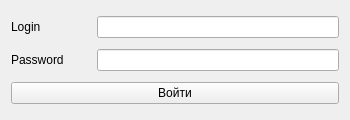
<?xml version="1.0" encoding="UTF-8"?>
<ui version="4.0">
 <class>Form</class>
 <widget class="QWidget" name="Form">
  <property name="geometry">
   <rect>
    <x>0</x>
    <y>0</y>
    <width>350</width>
    <height>120</height>
   </rect>
  </property>
  <property name="minimumSize">
   <size>
    <width>350</width>
    <height>120</height>
   </size>
  </property>
  <property name="maximumSize">
   <size>
    <width>350</width>
    <height>120</height>
   </size>
  </property>
  <property name="windowTitle">
   <string>Form</string>
  </property>
  <property name="windowOpacity">
   <double>1.000000000000000</double>
  </property>
  <layout class="QVBoxLayout" name="verticalLayout">
   <item>
    <layout class="QHBoxLayout" name="horizontalLayout_2">
     <item>
      <widget class="QLabel" name="label">
       <property name="minimumSize">
        <size>
         <width>80</width>
         <height>0</height>
        </size>
       </property>
       <property name="cursor">
        <cursorShape>CrossCursor</cursorShape>
       </property>
       <property name="layoutDirection">
        <enum>Qt::LayoutDirection::LeftToRight</enum>
       </property>
       <property name="text">
        <string>Login</string>
       </property>
      </widget>
     </item>
     <item>
      <widget class="QLineEdit" name="lineEditLogin"/>
     </item>
    </layout>
   </item>
   <item>
    <layout class="QHBoxLayout" name="horizontalLayout">
     <item>
      <widget class="QLabel" name="label_2">
       <property name="minimumSize">
        <size>
         <width>80</width>
         <height>0</height>
        </size>
       </property>
       <property name="text">
        <string>Password</string>
       </property>
      </widget>
     </item>
     <item>
      <widget class="QLineEdit" name="lineEditPassword">
       <property name="echoMode">
        <enum>QLineEdit::EchoMode::Password</enum>
       </property>
      </widget>
     </item>
    </layout>
   </item>
   <item>
    <layout class="QHBoxLayout" name="horizontalLayout_3">
     <item>
      <widget class="QPushButton" name="pushButtonLogin">
       <property name="text">
        <string>Войти</string>
       </property>
      </widget>
     </item>
    </layout>
   </item>
  </layout>
 </widget>
 <resources/>
 <connections/>
</ui>
